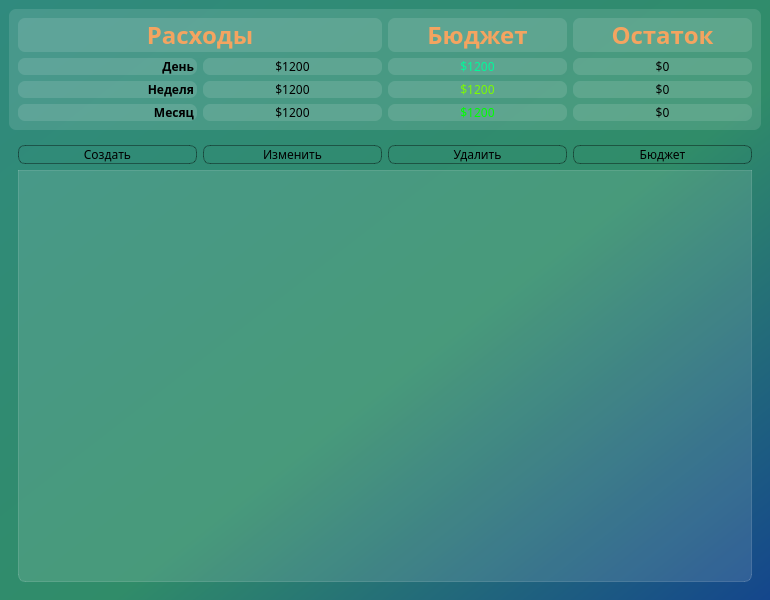
<?xml version="1.0" encoding="UTF-8"?>
<ui version="4.0">
 <class>MainWindow</class>
 <widget class="QMainWindow" name="MainWindow">
  <property name="geometry">
   <rect>
    <x>0</x>
    <y>0</y>
    <width>770</width>
    <height>600</height>
   </rect>
  </property>
  <property name="sizePolicy">
   <sizepolicy hsizetype="Preferred" vsizetype="Preferred">
    <horstretch>0</horstretch>
    <verstretch>0</verstretch>
   </sizepolicy>
  </property>
  <property name="maximumSize">
   <size>
    <width>16777215</width>
    <height>16777215</height>
   </size>
  </property>
  <property name="baseSize">
   <size>
    <width>770</width>
    <height>600</height>
   </size>
  </property>
  <property name="acceptDrops">
   <bool>false</bool>
  </property>
  <property name="windowTitle">
   <string>Money Guardian</string>
  </property>
  <property name="styleSheet">
   <string notr="true">background-color: qlineargradient(spread:pad, x1:1, y1:1, x2:0, y2:0, stop:0 rgba(20, 70, 140, 255), stop:0.427447 rgba(48, 140, 105, 255), stop:1 rgba(48, 138,  126, 255));
font-family: BigCaslon;</string>
  </property>
  <widget class="QWidget" name="centralwidget">
   <layout class="QVBoxLayout" name="verticalLayout_8">
    <item>
     <widget class="QFrame" name="tables_name">
      <property name="styleSheet">
       <string notr="true">background-color: rgba(255, 255, 255, 30);
border: 1 px solid rgba(255,255, 255, 40);
border-radius: 7px;</string>
      </property>
      <layout class="QHBoxLayout" name="horizontalLayout_4">
       <item>
        <layout class="QVBoxLayout" name="verticalLayout_7">
         <item>
          <widget class="QLabel" name="expense_label">
           <property name="enabled">
            <bool>true</bool>
           </property>
           <property name="styleSheet">
            <string notr="true">color: SandyBrown;
font-weight: bold;
font-size: 18pt;

</string>
           </property>
           <property name="text">
            <string>Расходы</string>
           </property>
           <property name="alignment">
            <set>Qt::AlignCenter</set>
           </property>
          </widget>
         </item>
         <item>
          <layout class="QHBoxLayout" name="horizontalLayout">
           <item>
            <layout class="QVBoxLayout" name="verticalLayout_5">
             <item>
              <widget class="QLabel" name="day_label">
               <property name="styleSheet">
                <string notr="true">font-weight: bold;
</string>
               </property>
               <property name="text">
                <string>День </string>
               </property>
               <property name="alignment">
                <set>Qt::AlignRight|Qt::AlignTrailing|Qt::AlignVCenter</set>
               </property>
              </widget>
             </item>
             <item>
              <widget class="QLabel" name="week_label">
               <property name="styleSheet">
                <string notr="true">font-weight: bold;
</string>
               </property>
               <property name="text">
                <string>Неделя </string>
               </property>
               <property name="alignment">
                <set>Qt::AlignRight|Qt::AlignTrailing|Qt::AlignVCenter</set>
               </property>
              </widget>
             </item>
             <item>
              <widget class="QLabel" name="month_label">
               <property name="styleSheet">
                <string notr="true">font-weight: bold;
</string>
               </property>
               <property name="text">
                <string>Месяц </string>
               </property>
               <property name="alignment">
                <set>Qt::AlignRight|Qt::AlignTrailing|Qt::AlignVCenter</set>
               </property>
              </widget>
             </item>
            </layout>
           </item>
           <item>
            <layout class="QVBoxLayout" name="verticalLayout_2">
             <item>
              <widget class="QLabel" name="day_expense">
               <property name="text">
                <string>$1200</string>
               </property>
               <property name="alignment">
                <set>Qt::AlignCenter</set>
               </property>
              </widget>
             </item>
             <item>
              <widget class="QLabel" name="week_expense">
               <property name="text">
                <string>$1200</string>
               </property>
               <property name="alignment">
                <set>Qt::AlignCenter</set>
               </property>
              </widget>
             </item>
             <item>
              <widget class="QLabel" name="month_expense">
               <property name="text">
                <string>$1200</string>
               </property>
               <property name="alignment">
                <set>Qt::AlignCenter</set>
               </property>
              </widget>
             </item>
            </layout>
           </item>
          </layout>
         </item>
        </layout>
       </item>
       <item>
        <layout class="QHBoxLayout" name="horizontalLayout_3">
         <item>
          <layout class="QVBoxLayout" name="verticalLayout_3">
           <item>
            <widget class="QLabel" name="budget_label">
             <property name="styleSheet">
              <string notr="true">color: SandyBrown;
font-weight: bold;
font-size: 18pt;
</string>
             </property>
             <property name="text">
              <string>Бюджет</string>
             </property>
             <property name="alignment">
              <set>Qt::AlignCenter</set>
             </property>
            </widget>
           </item>
           <item>
            <layout class="QHBoxLayout" name="horizontalLayout_2">
             <item>
              <layout class="QVBoxLayout" name="verticalLayout_4">
               <item>
                <widget class="QLabel" name="day_budget">
                 <property name="styleSheet">
                  <string notr="true">color: MediumSpringGreen;</string>
                 </property>
                 <property name="text">
                  <string>$1200</string>
                 </property>
                 <property name="alignment">
                  <set>Qt::AlignCenter</set>
                 </property>
                </widget>
               </item>
               <item>
                <widget class="QLabel" name="week_budget">
                 <property name="styleSheet">
                  <string notr="true">color: LawnGreen;</string>
                 </property>
                 <property name="text">
                  <string>$1200</string>
                 </property>
                 <property name="alignment">
                  <set>Qt::AlignCenter</set>
                 </property>
                </widget>
               </item>
               <item>
                <widget class="QLabel" name="month_budget">
                 <property name="styleSheet">
                  <string notr="true">color: Lime;</string>
                 </property>
                 <property name="text">
                  <string>$1200</string>
                 </property>
                 <property name="alignment">
                  <set>Qt::AlignCenter</set>
                 </property>
                </widget>
               </item>
              </layout>
             </item>
            </layout>
           </item>
          </layout>
         </item>
         <item>
          <layout class="QVBoxLayout" name="verticalLayout_6">
           <item>
            <widget class="QLabel" name="residual_label">
             <property name="styleSheet">
              <string notr="true">color: SandyBrown;
font-weight: bold;
font-size: 18pt;
</string>
             </property>
             <property name="text">
              <string>Остаток</string>
             </property>
             <property name="alignment">
              <set>Qt::AlignCenter</set>
             </property>
            </widget>
           </item>
           <item>
            <layout class="QVBoxLayout" name="verticalLayout">
             <item>
              <widget class="QLabel" name="day_residual">
               <property name="text">
                <string>$0</string>
               </property>
               <property name="alignment">
                <set>Qt::AlignCenter</set>
               </property>
              </widget>
             </item>
             <item>
              <widget class="QLabel" name="week_residual">
               <property name="text">
                <string>$0</string>
               </property>
               <property name="alignment">
                <set>Qt::AlignCenter</set>
               </property>
              </widget>
             </item>
             <item>
              <widget class="QLabel" name="month_residual">
               <property name="text">
                <string>$0</string>
               </property>
               <property name="alignment">
                <set>Qt::AlignCenter</set>
               </property>
              </widget>
             </item>
            </layout>
           </item>
          </layout>
         </item>
        </layout>
       </item>
      </layout>
     </widget>
    </item>
    <item>
     <layout class="QHBoxLayout" name="horizontalLayout_5">
      <item>
       <widget class="QFrame" name="frame">
        <property name="styleSheet">
         <string notr="true">background-color:none;
border:none;
border-radius: 0px;</string>
        </property>
        <property name="frameShape">
         <enum>QFrame::StyledPanel</enum>
        </property>
        <property name="frameShadow">
         <enum>QFrame::Raised</enum>
        </property>
        <layout class="QGridLayout" name="gridLayout">
         <item row="0" column="1">
          <widget class="QPushButton" name="change_button">
           <property name="styleSheet">
            <string notr="true">QPushButton {
background-color: rgba(255,255, 255, 0);
border: 1px solid rgba(0, 0, 0, 100);
border-radius: 7px;
}
QPushButton:hover {
background-color: rgba(255, 255, 255, 40);
}

QPushButton:pressed {
background-color: rgba(255, 255, 255, 90);
}</string>
           </property>
           <property name="text">
            <string>Изменить</string>
           </property>
           <property name="icon">
            <iconset resource="../../ORM_bookkeeper/res-icons.qrc">
             <normaloff>:/icon/icons/edit.svg</normaloff>:/icon/icons/edit.svg</iconset>
           </property>
           <property name="iconSize">
            <size>
             <width>24</width>
             <height>24</height>
            </size>
           </property>
          </widget>
         </item>
         <item row="0" column="0">
          <widget class="QPushButton" name="new_button">
           <property name="styleSheet">
            <string notr="true">QPushButton {
background-color: rgba(255,255, 255, 0);
border: 1px solid rgba(0, 0, 0, 100);
border-radius: 7px;
}
QPushButton:hover {
background-color: rgba(255, 255, 255, 40);
}

QPushButton:pressed {
background-color: rgba(255, 255, 255, 90);
}</string>
           </property>
           <property name="text">
            <string>Создать</string>
           </property>
           <property name="icon">
            <iconset resource="../../ORM_bookkeeper/res-icons.qrc">
             <normaloff>:/icon/icons/add.svg</normaloff>:/icon/icons/add.svg</iconset>
           </property>
           <property name="iconSize">
            <size>
             <width>24</width>
             <height>24</height>
            </size>
           </property>
          </widget>
         </item>
         <item row="0" column="2">
          <widget class="QPushButton" name="del_button">
           <property name="styleSheet">
            <string notr="true">QPushButton {
background-color: rgba(255,255, 255, 0);
border: 1px solid rgba(0, 0, 0, 100);
border-radius: 7px;
}
QPushButton:hover {
background-color: rgba(255, 255, 255, 40);
}

QPushButton:pressed {
background-color: rgba(255, 255, 255, 90);
}</string>
           </property>
           <property name="text">
            <string>Удалить</string>
           </property>
           <property name="icon">
            <iconset resource="../../ORM_bookkeeper/res-icons.qrc">
             <normaloff>:/icon/icons/delete.svg</normaloff>:/icon/icons/delete.svg</iconset>
           </property>
           <property name="iconSize">
            <size>
             <width>24</width>
             <height>24</height>
            </size>
           </property>
          </widget>
         </item>
         <item row="0" column="3">
          <widget class="QPushButton" name="budget_button">
           <property name="styleSheet">
            <string notr="true">QPushButton {
background-color: rgba(255,255, 255, 0);
border: 1px solid rgba(0, 0, 0, 100);
border-radius: 7px;
}
QPushButton:hover {
background-color: rgba(255, 255, 255, 40);
}

QPushButton:pressed {
background-color: rgba(255, 255, 255, 90);
}</string>
           </property>
           <property name="text">
            <string>Бюджет</string>
           </property>
           <property name="icon">
            <iconset resource="../../ORM_bookkeeper/res-icons.qrc">
             <normaloff>:/icon/icons/change_budget.svg</normaloff>:/icon/icons/change_budget.svg</iconset>
           </property>
           <property name="iconSize">
            <size>
             <width>24</width>
             <height>24</height>
            </size>
           </property>
          </widget>
         </item>
         <item row="1" column="0" colspan="4">
          <widget class="QTableView" name="tableView">
           <property name="minimumSize">
            <size>
             <width>720</width>
             <height>0</height>
            </size>
           </property>
           <property name="styleSheet">
            <string notr="true">QTableView {
background-color: rgba(255, 255, 255, 30);
border: 1px solid rgba(255, 255, 255, 40);
border-bottom-right-radius: 7px;
border-bottom-left-radius: 7px;
}

QTableView::item {
border: none;
border-bottom: rgba(255, 255, 255, 50);
}

QTableView::item:selected {
border: none;
color: rgb(255, 255, 255);
background-color: rgba(255, 255, 255, 50);
}</string>
           </property>
           <property name="showGrid">
            <bool>true</bool>
           </property>
           <attribute name="horizontalHeaderDefaultSectionSize">
            <number>120</number>
           </attribute>
          </widget>
         </item>
        </layout>
       </widget>
      </item>
     </layout>
    </item>
   </layout>
  </widget>
 </widget>
 <resources>
  <include location="../../ORM_bookkeeper/res-icons.qrc"/>
 </resources>
 <connections/>
</ui>
